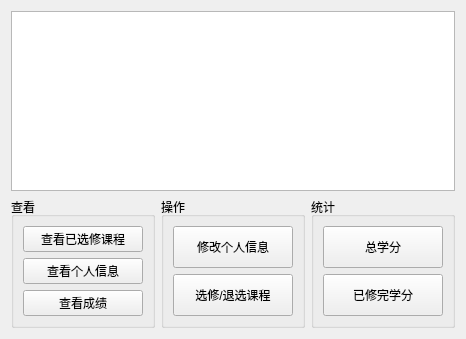
<?xml version="1.0" encoding="UTF-8"?>
<ui version="4.0">
 <class>student</class>
 <widget class="QWidget" name="student">
  <property name="geometry">
   <rect>
    <x>0</x>
    <y>0</y>
    <width>466</width>
    <height>339</height>
   </rect>
  </property>
  <property name="windowTitle">
   <string>Form</string>
  </property>
  <layout class="QVBoxLayout" name="verticalLayout_4">
   <item>
    <layout class="QVBoxLayout" name="verticalLayout_3">
     <item>
      <widget class="QTableWidget" name="tableWidget"/>
     </item>
     <item>
      <layout class="QHBoxLayout" name="horizontalLayout">
       <item>
        <widget class="QGroupBox" name="groupBox">
         <property name="title">
          <string>查看</string>
         </property>
         <layout class="QVBoxLayout" name="verticalLayout">
          <item>
           <widget class="QPushButton" name="courseButton">
            <property name="sizePolicy">
             <sizepolicy hsizetype="Preferred" vsizetype="Preferred">
              <horstretch>0</horstretch>
              <verstretch>0</verstretch>
             </sizepolicy>
            </property>
            <property name="text">
             <string>查看已选修课程</string>
            </property>
           </widget>
          </item>
          <item>
           <widget class="QPushButton" name="infoButton">
            <property name="sizePolicy">
             <sizepolicy hsizetype="Preferred" vsizetype="Preferred">
              <horstretch>0</horstretch>
              <verstretch>0</verstretch>
             </sizepolicy>
            </property>
            <property name="text">
             <string>查看个人信息</string>
            </property>
           </widget>
          </item>
          <item>
           <widget class="QPushButton" name="scoreButton">
            <property name="sizePolicy">
             <sizepolicy hsizetype="Preferred" vsizetype="Preferred">
              <horstretch>0</horstretch>
              <verstretch>0</verstretch>
             </sizepolicy>
            </property>
            <property name="text">
             <string>查看成绩</string>
            </property>
           </widget>
          </item>
         </layout>
        </widget>
       </item>
       <item>
        <widget class="QGroupBox" name="groupBox_2">
         <property name="title">
          <string>操作</string>
         </property>
         <layout class="QVBoxLayout" name="verticalLayout_2">
          <item>
           <widget class="QPushButton" name="pushButton">
            <property name="sizePolicy">
             <sizepolicy hsizetype="Preferred" vsizetype="Preferred">
              <horstretch>0</horstretch>
              <verstretch>0</verstretch>
             </sizepolicy>
            </property>
            <property name="text">
             <string>修改个人信息</string>
            </property>
           </widget>
          </item>
          <item>
           <widget class="QPushButton" name="pushButton_2">
            <property name="sizePolicy">
             <sizepolicy hsizetype="Preferred" vsizetype="Preferred">
              <horstretch>0</horstretch>
              <verstretch>0</verstretch>
             </sizepolicy>
            </property>
            <property name="text">
             <string>选修/退选课程</string>
            </property>
           </widget>
          </item>
         </layout>
        </widget>
       </item>
       <item>
        <widget class="QGroupBox" name="groupBox_3">
         <property name="title">
          <string>统计</string>
         </property>
         <layout class="QVBoxLayout" name="verticalLayout_6">
          <item>
           <layout class="QVBoxLayout" name="verticalLayout_5">
            <item>
             <widget class="QPushButton" name="sumcreditBtn">
              <property name="sizePolicy">
               <sizepolicy hsizetype="Minimum" vsizetype="Preferred">
                <horstretch>0</horstretch>
                <verstretch>0</verstretch>
               </sizepolicy>
              </property>
              <property name="text">
               <string>总学分</string>
              </property>
             </widget>
            </item>
            <item>
             <widget class="QPushButton" name="cmpcreditBtn">
              <property name="sizePolicy">
               <sizepolicy hsizetype="Preferred" vsizetype="Preferred">
                <horstretch>0</horstretch>
                <verstretch>0</verstretch>
               </sizepolicy>
              </property>
              <property name="text">
               <string>已修完学分</string>
              </property>
             </widget>
            </item>
           </layout>
          </item>
         </layout>
        </widget>
       </item>
      </layout>
     </item>
    </layout>
   </item>
  </layout>
 </widget>
 <resources/>
 <connections/>
</ui>
